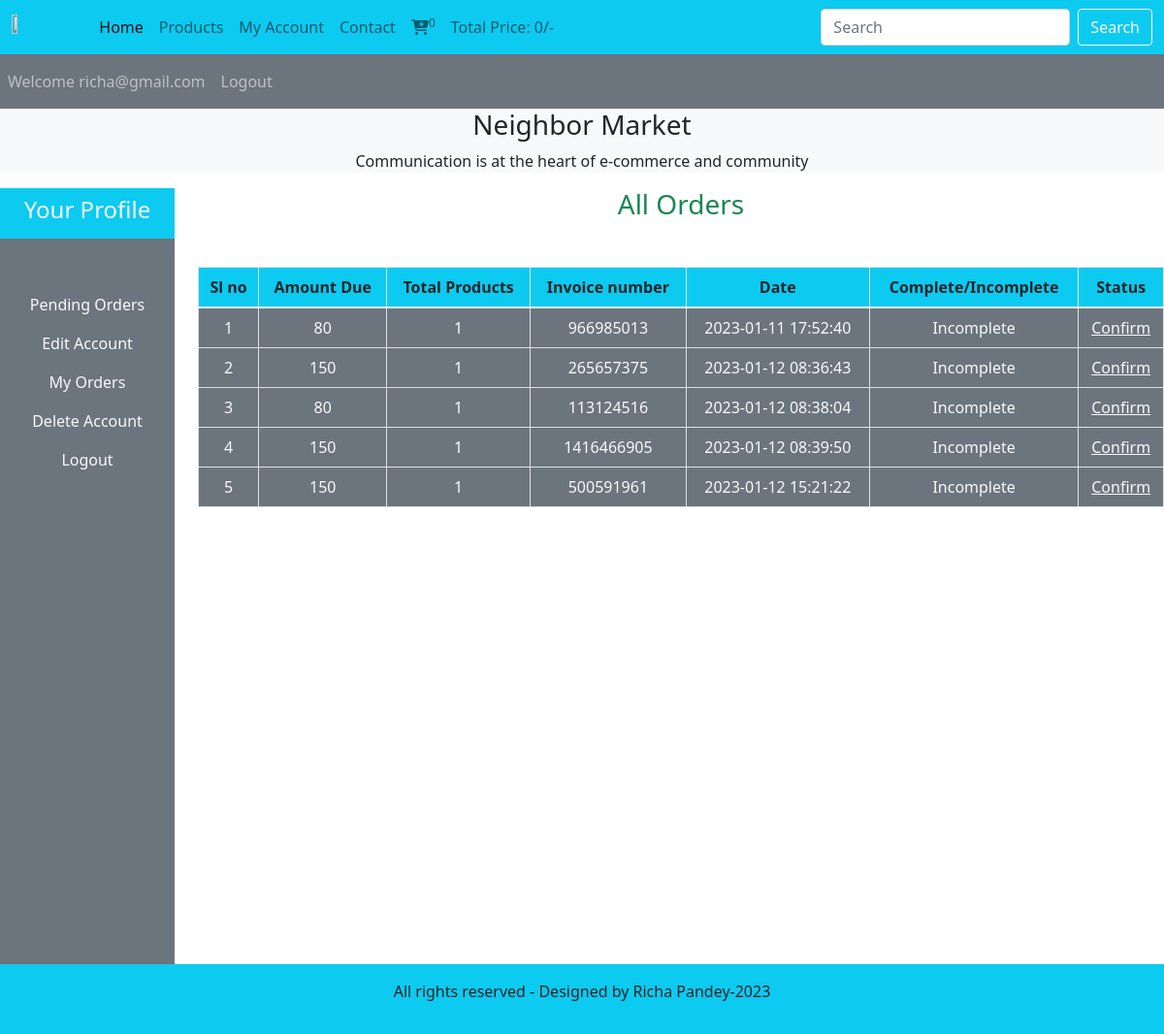
Screenshot of /profile.php?my_orders (signed in) with the database file from the repository.
### tables this page shows
CREATE TABLE `user_orders` (
  `order_id` int(11) NOT NULL,
  `user_id` int(11) NOT NULL,
  `amount_due` int(255) NOT NULL,
  `invoice_number` int(255) NOT NULL,
  `total_products` int(255) NOT NULL,
  `order_date` timestamp NOT NULL DEFAULT current_timestamp() ON UPDATE current_timestamp(),
  `order_status` varchar(255) NOT NULL
);

### user_orders.php (the view, shortened to what this page needs)
<!DOCTYPE html>
<html lang="en">
<head>
</head>
<body>
    <?php
        $user_email = $_SESSION['user_email'];
        $get_user = "SELECT * FROM `user_table` WHERE user_email = '$user_email' ";
        $result = mysqli_query($con,$get_user);
        $row_fetch = mysqli_fetch_assoc($result);
        $user_id = $row_fetch['user_id'];
    ?>
<h3 class="text-center text-success">All Orders</h3>
<table class="table table-bordered mt-5">
    <thead class="bg-info">
    <tr>
        <th>Sl no</th>
        <th>Amount Due</th>
        <th>Total Products</th>
        <th>Invoice number</th>
        <th>Date</th>
        <th>Complete/Incomplete</th>
        <th>Status</th>
    </tr>
    </thead>
    <tbody class="bg-secondary text-light">
        <?php
            $get_order_details = "SELECT * FROM `user_orders` WHERE user_id = $user_id";
            $result_orders = mysqli_query($con,$get_order_details);
            $number = 1;
            while($row_orders = mysqli_fetch_assoc($result_orders)){
                $order_id = $row_orders['order_id'];
                $amount_due = $row_orders['amount_due'];
                $total_products = $row_orders['total_products'];
                $invoice_number = $row_orders['invoice_number'];
                $order_status = $row_orders['order_status'];
                if($order_status=='pending'){
                    $order_status = 'Incomplete';
                }else{
                    $order_status = 'Complete';
                }
                $order_date = $row_orders['order_date'];
                echo "<tr>
                        <td>$number</td>
                        <td>$amount_due</td>
                        <td>$total_products</td>
                        <td>$invoice_number</td>
                        <td>$order_date</td>
                        <td>$order_status</td>";
                        ?>
                        <?php
                        if($order_status=='Complete'){
                            echo "<td>Paid</td>";
                        }
                        else{
                            echo "<td><a href = 'confirm_payment.php?order_id=$order_id' class='text-light'>Confirm</a></td>
                            </tr>";
                        }
                    $number++;
            }
        ?>
    </tbody>
</table>
</body>
</html>

### style.css (style rules this page uses)
* { margin: 0; padding: 0; box-sizing: border-box; }
body { overflow-x: hidden; }

### profile.php (style rules this page uses)
body { overflow-x: hidden; }

### rows the page displays
user_orders: amount_due "80", total_products "1", invoice_number "966985013", order_date "2023-01-11 17:52:40", order_status "Incomplete"
user_orders: amount_due "150", total_products "1", invoice_number "265657375", order_date "2023-01-12 08:36:43", order_status "Incomplete"
user_orders: amount_due "80", total_products "1", invoice_number "113124516", order_date "2023-01-12 08:38:04", order_status "Incomplete"
user_orders: amount_due "150", total_products "1", invoice_number "1416466905", order_date "2023-01-12 08:39:50", order_status "Incomplete"
user_orders: amount_due "150", total_products "1", invoice_number "500591961", order_date "2023-01-12 15:21:22", order_status "Incomplete"

### other values shown
$count_cart_items "0"
$total_price "0"
$_SESSION['user_email'] "richa@gmail.com"
